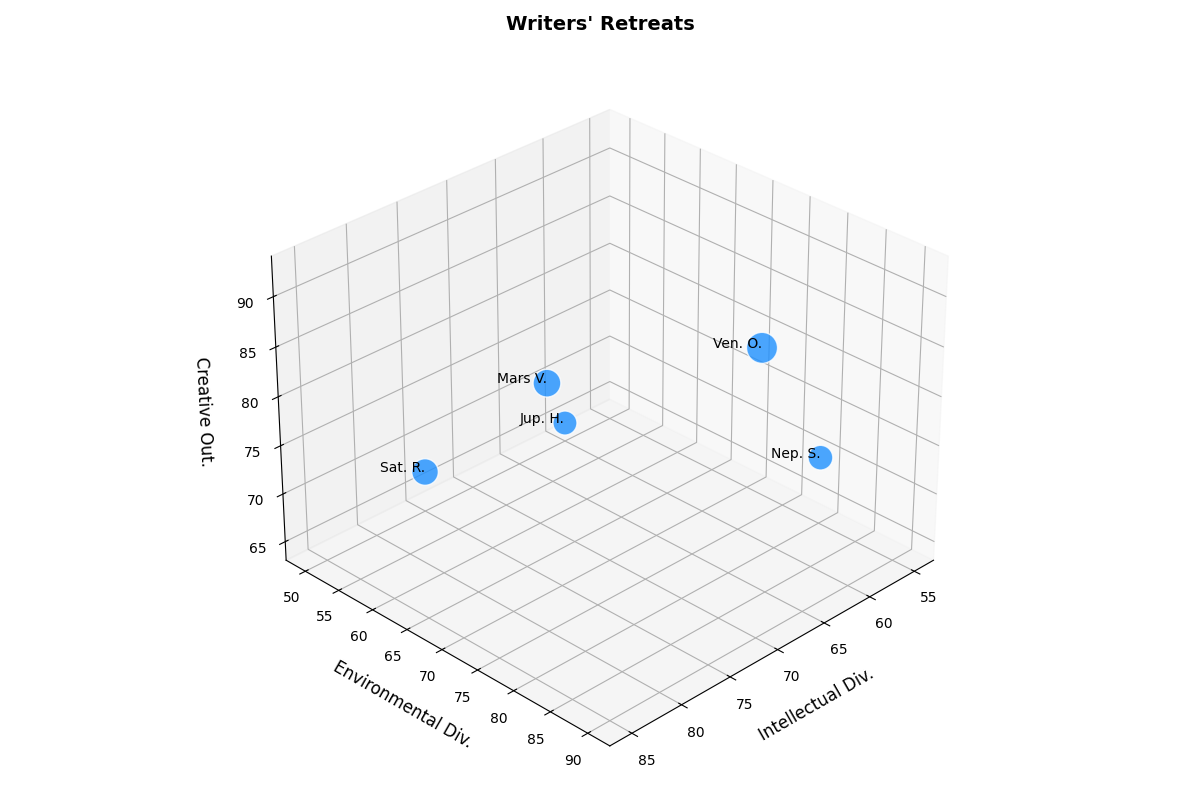

Reproduce this figure in Python.
import matplotlib.pyplot as plt
import numpy as np

# Retreat locations
retreats = ['Mars V.', 'Jup. H.', 'Ven. O.', 'Sat. R.', 'Nep. S.']

# Data: intellectual diversity, environmental diversity, creative output, number of attendees
intellectual_diversity = np.array([80, 60, 70, 85, 55])
environmental_diversity = np.array([75, 50, 90, 65, 80])
creative_output = np.array([88, 65, 92, 78, 70])
attendees = np.array([120, 90, 150, 110, 95])

# Normalize bubble size for better visualization
bubble_size = attendees / np.max(attendees) * 500

# Create a 3D scatter plot
fig = plt.figure(figsize=(12, 8))
ax = fig.add_subplot(111, projection='3d')

# Plotting the data
scatter = ax.scatter(intellectual_diversity, environmental_diversity, creative_output, 
                     s=bubble_size, c='dodgerblue', alpha=0.8, edgecolors='w')

# Adding labels and titles
ax.set_title('Writers\' Retreats', fontsize=14, fontweight='bold', pad=20)
ax.set_xlabel('Intellectual Div.', fontsize=12, labelpad=10)
ax.set_ylabel('Environmental Div.', fontsize=12, labelpad=10)
ax.set_zlabel('Creative Out.', fontsize=12, labelpad=10)

# Annotate each retreat with its name
for i, retreat in enumerate(retreats):
    ax.text(intellectual_diversity[i], environmental_diversity[i], creative_output[i],
            retreat, fontsize=10, ha='right')

# Enhance visual style
ax.grid(True, linestyle='--', linewidth=0.5, alpha=0.6)
ax.view_init(elev=30, azim=45)

# Automatically adjust layout to prevent label overlap
plt.tight_layout()

# Display the plot
plt.show()
